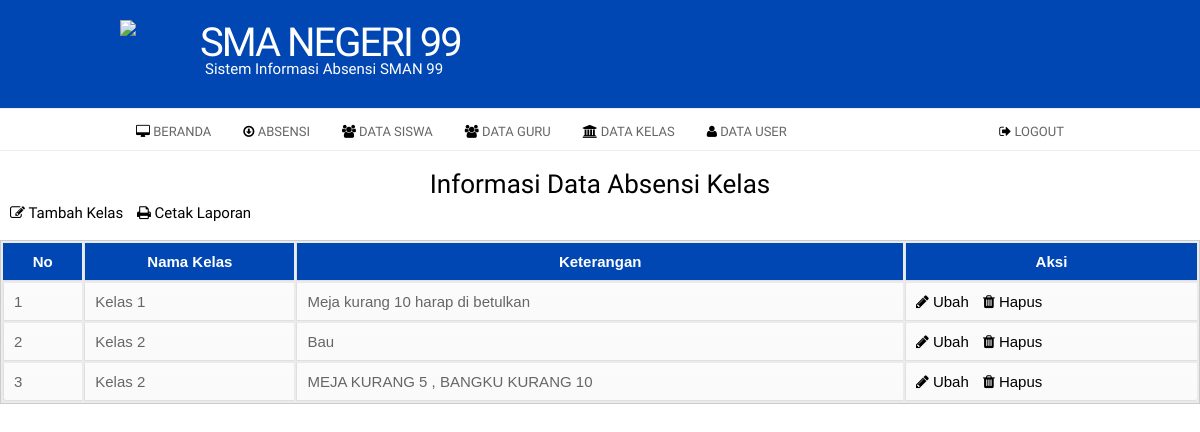
The page /index.php?page=kelas (signed in) on the database as committed earlier.
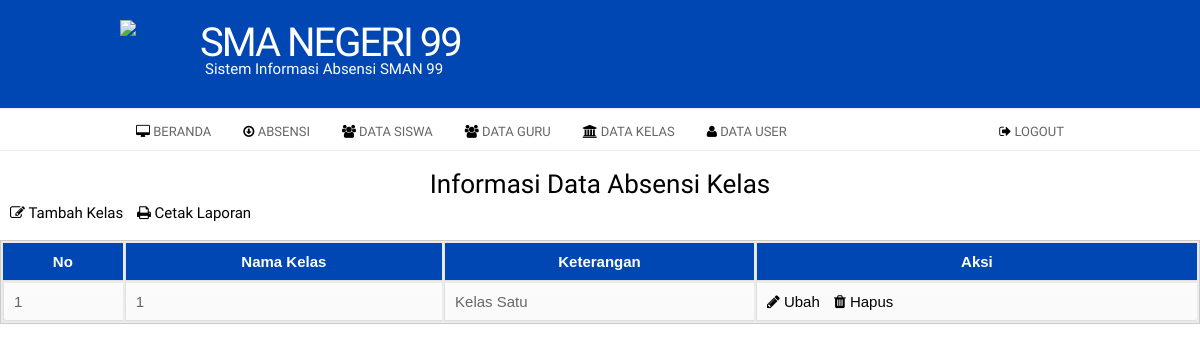
The same page on the database as committed later.
### tables this page shows
CREATE TABLE `tb_kelas` (
  `id` int(11) NOT NULL,
  `nama` varchar(50) NOT NULL,
  `keterangan` text NOT NULL
);

### page/admin/kelas/kelas.php (the view, shortened to what this page needs)
<h2 align="center">Informasi Data Absensi Kelas</h2>
<a class="tambah" href="?page=kelas&aksi=tambah"><i class="fa fa-edit fa"></i> Tambah Kelas</a>
<a class="cetak" href="./laporan/laporan_kelas.php"><i class="fa fa-print fa"></i> Cetak Laporan</a>
<link rel="stylesheet" type="text/css" href="assets/css/tabel.css">
<div align="center"><br>
                            <table>
                                    <thead>
                                        <tr>
                                            <th>No</th>
                                            <th>Nama Kelas</th>
                                            <th>Keterangan</th>
                                            <th>Aksi</th>
                                        </tr>
                                    </thead>
                                    <tbody>
                                        <?php
                                            $no = 1;
                                            $sql = $koneksi->query("select * from tb_kelas");
                                            while ($data = $sql->fetch_assoc()) {
                                        ?>
                                        <tr>
                                            <td><?php echo $no++; ?></td>
                                            <td><?php echo $data['nama'];?></td>
                                            <td><?php echo $data['keterangan'];?></td>
                                            <td>
                                                <a href="?page=kelas&aksi=ubah&id=<?php echo $data['id']; ?>"><i class="fa fa-pencil fa"></i> Ubah</a>
                                                <a onclick="return confirm('Anda Yakin Ingin Menghapus Kelas Ini ?')" href="?page=kelas&aksi=hapus&id=<?php echo $data['id']; ?>"><i class="fa fa-trash fa" style="margin-left: 10px;"></i> Hapus</a>
                                            </td>
                                        </tr>
                                        <?php } ?>
                                    </tbody>
                                </table>
                              </div>
                     </div>

Rows that differ between the two databases and show on the page:
removed tb_kelas: nama "Kelas 1", keterangan "Meja kurang 10 harap di betulkan"
removed tb_kelas: nama "Kelas 2", keterangan "Bau"
removed tb_kelas: nama "Kelas 2", keterangan "MEJA KURANG 5 , BANGKU KURANG 10"
added tb_kelas: nama "1", keterangan "Kelas Satu"
